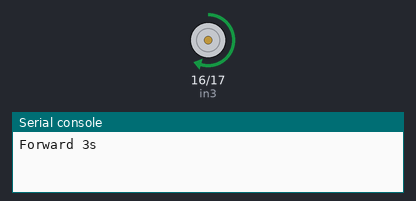
The program below on a simulated ESP32 board running MicroPython. On the bench: motor-driver pin pairs drawn as motors (green arrow = first pin HIGH = forward, orange = second pin HIGH = backward, longer = more drive, scaled by the enable pin), the last lines printed to the serial console. At 6.0 s the program stops and its outputs stay as they are.

Above: at 0.1 s.
At 3.1 s:
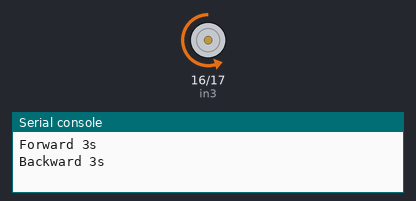
At 6.1 s:
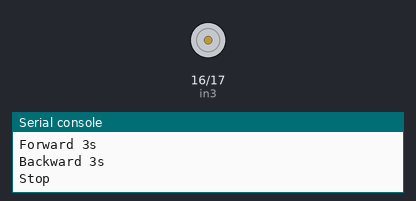
Timing chart, 0 to 7.5 s (numbered marks = the images above):
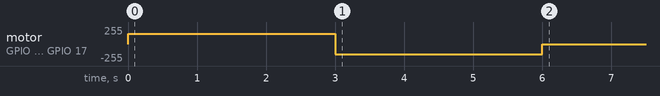

The program:

dc_motor.py
```python
"""
直流馬達控制 (L298N / L9110)
Control - dc_motor

功能:
  PWM 控制直流馬達轉速與方向
  旋鈕（ADC）控制：中間值停止，往上正轉，往下反轉

硬體規格:
  L298N: 5V~35V，2A peak，含 7805 穩壓
  L9110: 2.5V~12V，800mA 持續，控制邏輯與馬達共用 VCC

L298N 接線:
  IN3 → D16
  IN4 → D17
  ENA → D4（PWM 速度控制）
  VCC → 5V（馬達電源）
  GND → GND

  注意: 使用 PWM 控速時，建議拔除 J8 跳線，將麵包板 5V 分別接 Vin 和 5Vout，
        避免 PWM 控速失效問題

L9110 接線:
  A-IA → D16
  A-IB → D17
  VCC  → 5V（控制邏輯與馬達共用，建議使用 5V 馬達）
  GND  → GND

旋鈕接線:
  VR 中間腳 → D36（注意使用 3.3V）
  VR 兩端   → 3.3V / GND
"""

import time
from machine import Pin, PWM, ADC

IN3_PIN = 16
IN4_PIN = 17
PWM_PIN = 4
VR_PIN = 36

in3 = Pin(IN3_PIN, Pin.OUT)
in4 = Pin(IN4_PIN, Pin.OUT)
pwm = PWM(Pin(PWM_PIN), freq=1000)

in3.value(0)
in4.value(0)
pwm.duty_u16(0)


def forward(speed: int):
    """正轉，speed: 0~65535"""
    in3.value(1)
    in4.value(0)
    pwm.duty_u16(speed)


def backward(speed: int):
    """反轉，speed: 0~65535"""
    in3.value(0)
    in4.value(1)
    pwm.duty_u16(speed)


def stop():
    in3.value(0)
    in4.value(0)
    pwm.duty_u16(0)


# ── 旋鈕控制模式 ──────────────────────────────────────────────
def vr_control():
    vr = ADC(Pin(VR_PIN))
    vr.atten(ADC.ATTN_11DB)

    DEAD_LOW = 1780  # 中間死區下限（停止）
    DEAD_HIGH = 1880  # 中間死區上限（停止）

    while True:
        val = vr.read()  # 0~4095

        if val > DEAD_HIGH:
            speed = (val - DEAD_HIGH) * 65535 // (4095 - DEAD_HIGH)
            forward(speed)
        elif val < DEAD_LOW:
            speed = (DEAD_LOW - val) * 65535 // DEAD_LOW
            backward(speed)
        else:
            stop()

        time.sleep_ms(20)


# ── 主程式（簡易測試）────────────────────────────────────────
print("Forward 3s")
forward(40000)
time.sleep_ms(3000)

print("Backward 3s")
backward(40000)
time.sleep_ms(3000)

stop()
print("Stop")

# 旋鈕控制模式（取消註解啟用）
# vr_control()
```
